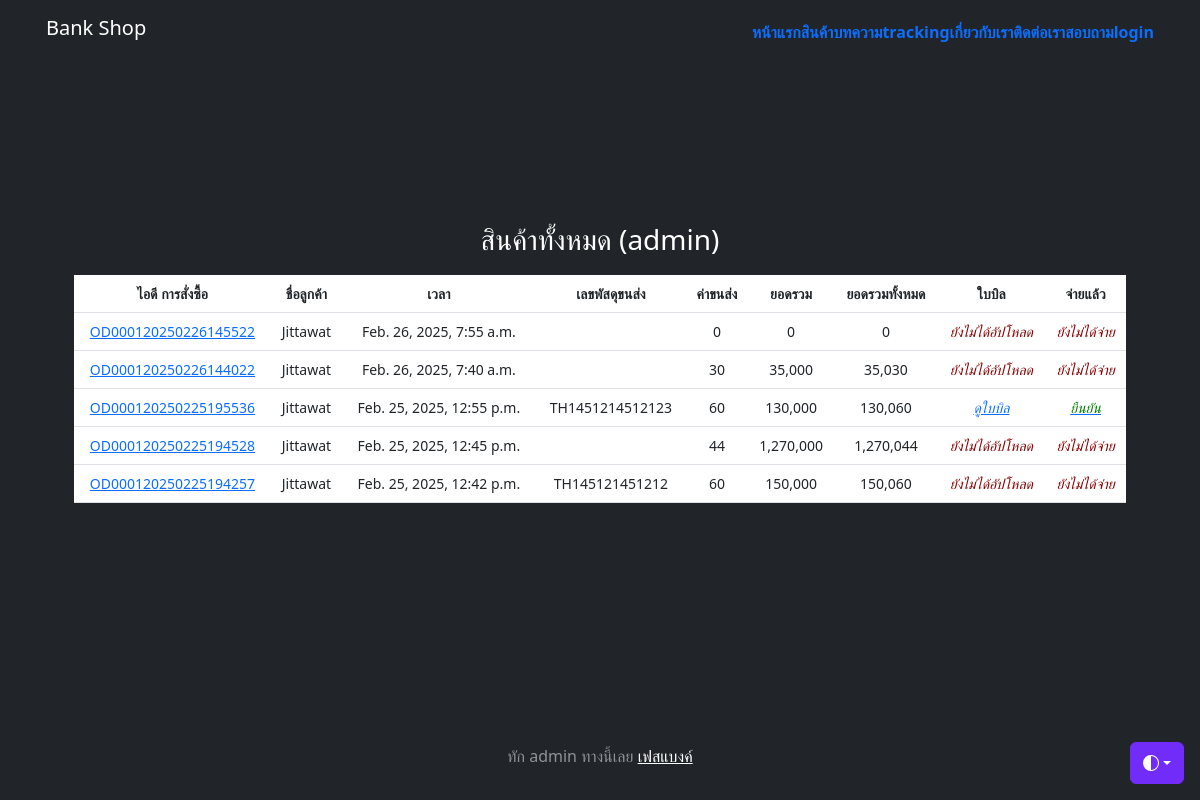
The page /customer-all-order/ on the database its author committed.
### myapp/models.py (models this page shows, shortened)
class CartOrder(models.Model):
    order_id = models.CharField(max_length=100)
    user = models.ForeignKey(User, on_delete=models.CASCADE)
    first_name = models.CharField(max_length=100, null=True, blank=True)
    last_name = models.CharField(max_length=100, null=True, blank=True)
    tel = models.CharField(max_length=14)
    email = models.CharField(max_length=50, null=True, blank=True)
    address = models.TextField()
    express = models.CharField(max_length=100)
    payment = models.CharField(max_length=100)
    other = models.TextField(null=True, blank=True)
    stamp = models.DateTimeField(auto_now_add=True, null=True, blank=True)
    paid = models.BooleanField(default=False)
    confirm = models.BooleanField(default=False)
    slip = models.ImageField(upload_to="cart-slip/", null=True, blank=True)
    slip_time = models.DateField(null=True, blank=True)
    bank_account = models.CharField(
        max_length=50,
        choices= [
            ('KBank', 'KBank'),
            ('SCB', 'SCB'),
            ('TTB', 'TTB'),
            ('KTB', 'KTB'),
            ('BBL', 'BBL'),
            ('BAY', 'BAY'),
            ('อื่น', 'อื่น')
        ],
        default='KBank'
    )
    payment_id = models.CharField(max_length=100, null=True, blank=True)
    tracking_number = models.CharField(max_length=100, null=True, blank=True)

### myapp/views.py (the view)
# urls.py: path('customer-all-order/', CustomerAllOrder , name='-ordcustomer-aller'),
def CustomerAllOrder(request):
    context = {}
    cart_order = CartOrder.objects.all().order_by("-id")
    for co in cart_order:
        order_id = co.order_id
        order_product = OrderProduct.objects.filter(order_id=order_id)
        total = sum([o.total for o in order_product])
        co.total = total
        count = sum([o.quantity for o in order_product])
        if co.express == 'flash':
            shipping_cost = sum([20 if i == 0 else 10 for i in range(count)])
        elif co.express == 'kerry':
            shipping_cost = sum([30 if i == 0 else 15 for i in range(count)])
        elif co.express == 'j&t':
            shipping_cost = sum([20 if i == 0 else 9 for i in range(count)])
        elif co.express == 'thailandpost':
            shipping_cost = sum([20 if i == 0 else 12 for i in range(count)])
        else:
            shipping_cost = sum([50 if i == 0 else 25 for i in range(count)])
        if co.payment == "cod":
            shipping_cost += 10
        co.shipping_cost = shipping_cost
    context['cart_order'] = cart_order
    return render(request, 'myapp/customer-all-order.html', context)

### myapp/templates/myapp/customer-all-order.html (shortened to what this page needs)
{% extends 'myapp/base.html' %}
{% load static %}
{% load humanize %}
{% block content %}
<div class="container">
    <div class="text-color-black">
      <div class="text-color-black">
        <h3>สินค้าทั้งหมด (admin)</h3>
      </div>
      <div style="padding: 5px"></div>
      <table class="table">
        <tr style="font-size: 14px;">
            <th>ไอดี การสั่งซื้อ</th>
            <th>ชื่อลูกค้า</th>
            <th>เวลา</th>
            <th>เลขพัสดุขนส่ง</th>
            <th>ค่าขนส่ง</th>
            <th>ยอดรวม</th>
            <th>ยอดรวมทั้งหมด</th>
            <th>ใบบิล</th>
            <th>จ่ายแล้ว</th>
        </tr>
        {% for co in cart_order %}
        <tr style="font-size: 14px;">
          <td><a href="{% url 'cart-order-update-tracking' co.order_id %}" style="font-size: 14px;">{{ co.order_id }}</a></td>
          <td>{{ co.first_name }}</td>
          <td>{{ co.stamp }}</td>
          <td>
            {% if co.tracking_number != None %}
                {{ co.tracking_number }}
            {% endif %}
          </td>
          <td> {{ co.shipping_cost }}</td>
          <td> {{ co.total | intcomma }} </td>
          <td>{{ co.total|add:co.shipping_cost|intcomma }}</td>
          <td>
            {% if co.slip %}
            <a href="{{ co.slip.url }}">
              <i class="fa fa-address-card-o"
              style="font-size:14px;color:#0d6efd;">
             ดูใบบิล
              </i>
            </a>
            {% else %}
            <i class="fa fa-close"
            style="font-size:14px;color:darkred;">
            ยังไม่ได้อัปโหลด
            </i>
            {% endif %}
          </td>
          <td>
          {% if co.pain and co.slip %}
            <a href="{% url 'update-status' co.order_id 'cancel' %}"><i class="fa fa-check-square-o" style="font-size:14px;color:#2a8df4;">จ่ายแล้ว</i></a>
          {% elif co.paid == False and not co.slip %}
            <i class="fa fa-close" style="font-size:14px;color:darkred;">ยังไม่ได้จ่าย</i>
          {% else %}
            <a href="{% url 'update-status' co.order_id 'confirm' %}"><i class="fa fa-check" style="font-size:14px;color:green;">ยืนยัน</i></a>
          {% endif %}
          </td>
        </tr>
      {% endfor %}
      </table>
    </div>
    <div style="padding: 5px"></div>
    <div style="padding: 20px"></div>
</div>
{% endblock content %}

### rows shown on the page
CartOrder: order_id "OD000120250226145522", first_name "Jittawat", stamp "Feb. 26, 2025, 7:55 a.m.", shipping_cost "0", total "0", total|add "0", slip "ยังไม่ได้อัปโหลด", paid "ยังไม่ได้จ่าย"
CartOrder: order_id "OD000120250226144022", first_name "Jittawat", stamp "Feb. 26, 2025, 7:40 a.m.", shipping_cost "30", total "35,000", total|add "35,030", slip "ยังไม่ได้อัปโหลด", paid "ยังไม่ได้จ่าย"
CartOrder: order_id "OD000120250225195536", first_name "Jittawat", stamp "Feb. 25, 2025, 12:55 p.m.", tracking_number "TH1451214512123", shipping_cost "60", total "130,000", total|add "130,060", paid "ยืนยัน"
CartOrder: order_id "OD000120250225194528", first_name "Jittawat", stamp "Feb. 25, 2025, 12:45 p.m.", shipping_cost "44", total "1,270,000", total|add "1,270,044", slip "ยังไม่ได้อัปโหลด", paid "ยังไม่ได้จ่าย"
CartOrder: order_id "OD000120250225194257", first_name "Jittawat", stamp "Feb. 25, 2025, 12:42 p.m.", tracking_number "TH145121451212", shipping_cost "60", total "150,000", total|add "150,060", slip "ยังไม่ได้อัปโหลด", paid "ยังไม่ได้จ่าย"
